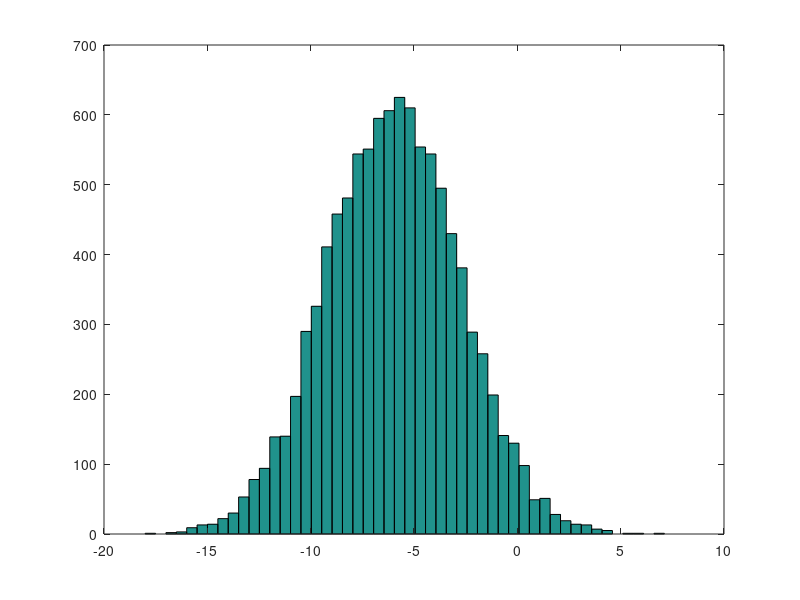

This figure's MATLAB source: (Note: this script raises an error after producing the figure.)
% Basic Operations
1 ~= 2 % different than !=
a = 3 % prints the result
a = 3; % doesnt prints the result, ; suppresses the print output
disp(a)
disp(sprintf('2 decimls: %0.2f', a))
format long
a
format short
a

A = [1 2; 3 4; 5 6] % Matrix

B = [1 2 3]

v = [1; 2; 3] % Matrix
v = 1:0.1:2
v = 1:6;

ones(2,3) % Generates vectores with 1

w = ones(1, 3)
w = zeros(1, 3)
w = rand(3, 3) % Uniform distribution between 0 and 1
w = randn(1, 3) % Gausin distribution

w = -6 + sqrt(10) * (randn(1, 10000));

hist(w, 50)

eye(4) % identity matrix

help eye

% Moving Data Around
size(A) % Tells size of the matrix
size(A,1) % number of rows
size(A,1) % number of cols

length(v) % longest dimension

pwd

load('featuresX.data')
who % show valriables
whos % show valriables + sizes
clear % remove variable from scope - delete all elements if not argument passed

v = priceY(1:10) % first ten elements

save hello.mat v % saving vector to file hello.mat

save hello.txt --ascii v % saving vector to file hello.mat

A(3, 2) % third row second col

A(2, :) % : means every element along that row/column
A(:, 2) % everything from second col
A([1 3], :) % first and third row - all cols
A(:,2) = [10; 11; 12] % change columns
A = [A, [100; 101; 102]] % add a column
A(:) % put all elements of A to a single column vector

% ------

A = [1 2; 3 4; 5 6]
B = [11 12; 13 14; 15 16]
C = [A B] % Concatenation
C = [A; B] % Col concatenation

% Computing on Data
A * C % Multiply
A .* C
A .^ 2 % squared

v = [1; 2; 3]
1 ./ v
% ./ element-wise Operation

log(v)
exp(v) % exponentiation of these elements
abs(v) % absolute values - mod
-v % negatives

v + ones(length(v), 1)

% A'' % transponse
dsa
a = [1 15 2 0.5]
val = max(a)
[val, index] = max(a) % returs val and index

a < 3
find(a < 3)

A = magic(3)
[row, col] = find(A >= 7)
sum(a)
prod(a)
floor(a)
ceil(a)
rand(3)
max(rand(3), rand(3))

max(A, [], 1) % wise maximum per col
max(A, [], 2) % wise maximum per row
max(max(A)) % max of the whole matrix
max(A(:)) % max of the whole matrix

flipup

A = magic(3)
pinv(A) # inverse
temp = pinv(A)
A * temp

% Plotting Data
plot(t, y1);
hold on;
plot(t, y2, 'r');
xlabel('time')
ylable('value')
legend('sin', 'cos')
title('my plot')
print -dpng 'myPlot.png'
close

figure(1); plot(t, y1);
figure(2); plot(t, y2);

subplot(1, 2, 1) % Divides plot a 1x2 grid access first element
plot(t, y1)
subplot(1, 2, 2)
plot(t, y2)
axis([0.5 1 -1 1])
help axis


